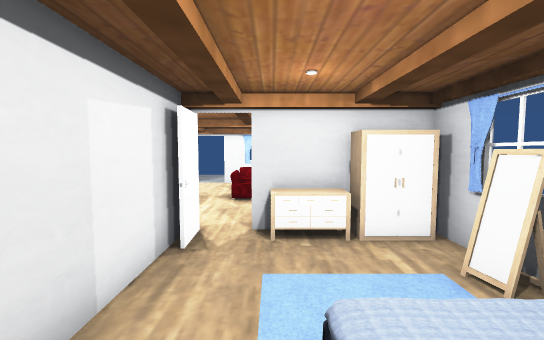
view 1 (above)

12 first-person views from a walk through a scene from a Unity 3-D project. The camera is 1.2 m above the floor, tilts 4° down and sees 90° across. Doors are open. The floor is counted in squares, 1 m on a side. Each view is taken from the middle of a square. On the plan, view 1 faces up. The plan holds only what a view shows up to about 13 squares ahead; the rest is blank. The player character is not drawn. Some surface patterns are stand-ins.

view 2
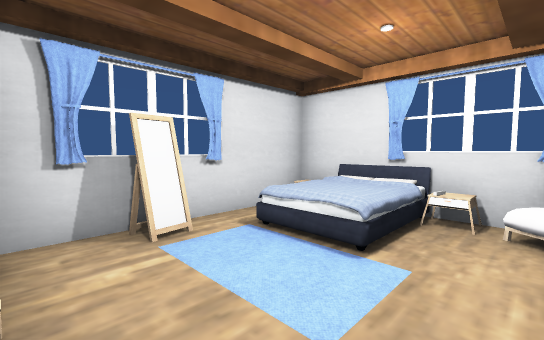

view 3
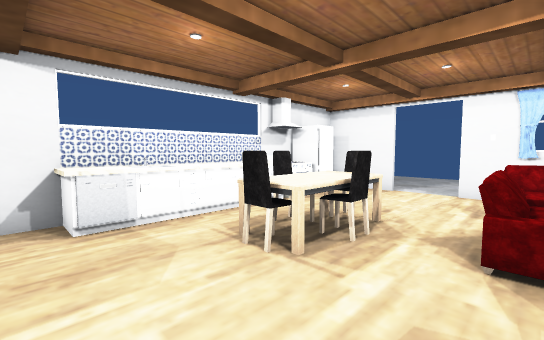

view 4
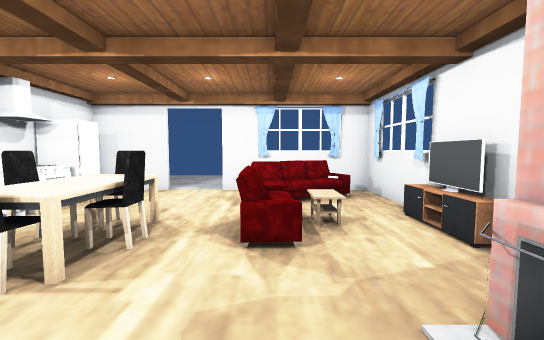

view 5
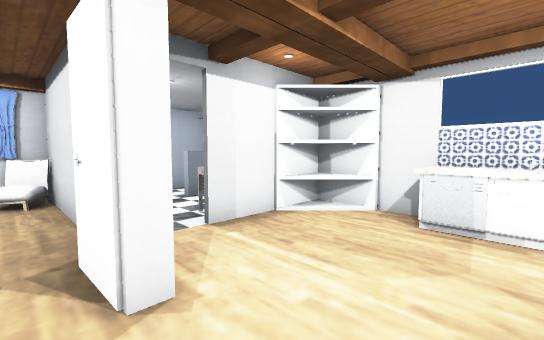

view 6
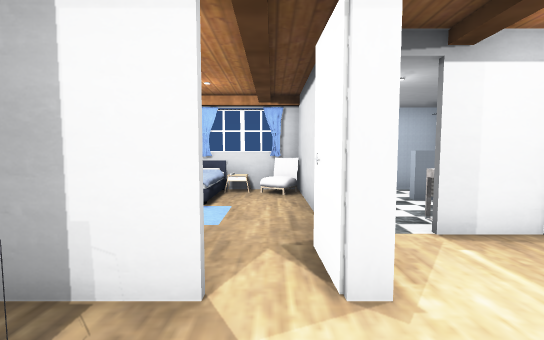

view 7
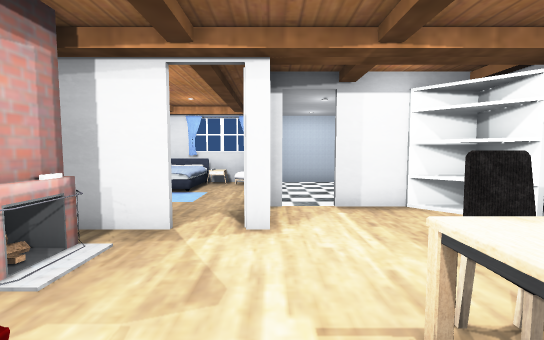

view 8
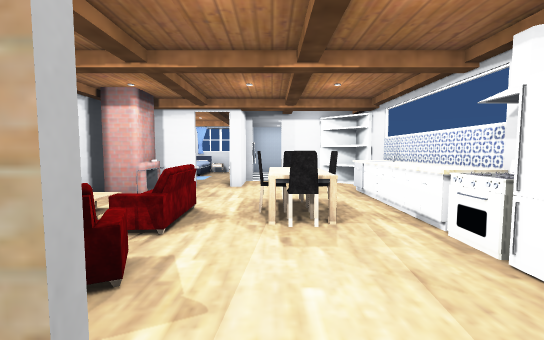

view 9
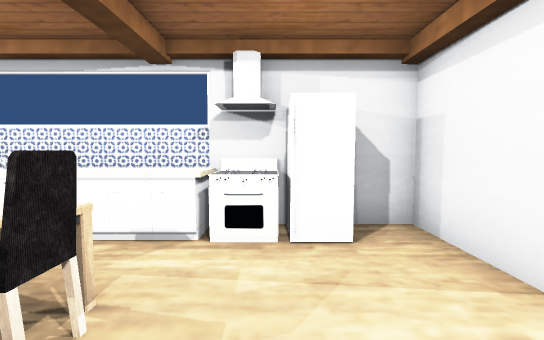

view 10
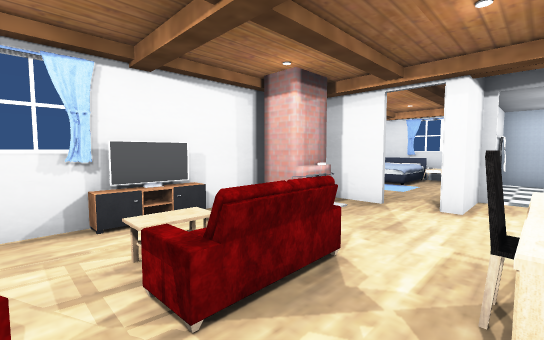

view 11
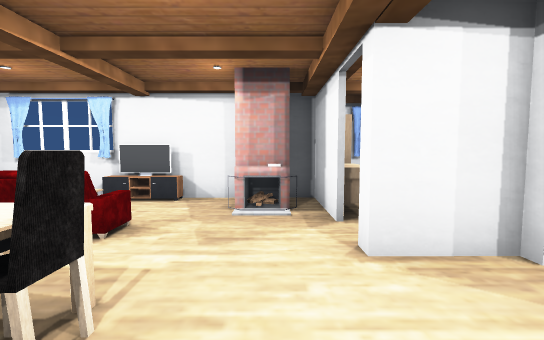

view 12
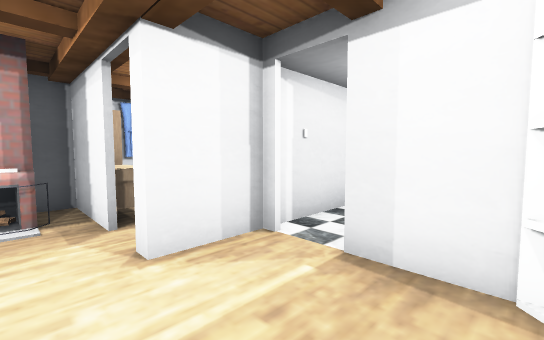

### Floor plan
Key: @ floor where view 1 was taken; # wall or solid block; . floor; D open door; = window, fence, low wall or low ledge; O other object.
Columns run from 7 left of view 1 to 4 right of it. Each row starts with its distance up from view 1.
 19   ..
 18   ...
 17   ...
 16   ...
 15    ..
 14 ###DD#####
 13 #O....OO.#
 12 #O....O..#
 11 #O.OO.OO.#
 10 #O.OO.O..#
  9 #O.OO.O..#
  8 #O.OO...O#
  7 #O.....OO#
  6 #......##O##
  5 #=...#.OOOO#
  4  #O#D#....##
  3   OOD#....##
  2   ...#..OO#
  1  OO..#..O #
  0  ##  OO@#O#
 -1    ####=###

Positions as (right, up) in squares from view 1, and headings:
1: (0, 0), facing up
2: (-1, 5), facing down-right
3: (-1, 6), facing up-left
4: (-1, 6), facing up
5: (-1, 8), facing down-left
6: (-1, 8), facing down
7: (-2, 10), facing down
8: (-3, 15), facing down
9: (-2, 12), facing left
10: (-3, 12), facing down-right
11: (-5, 7), facing right
12: (-5, 7), facing down-right
